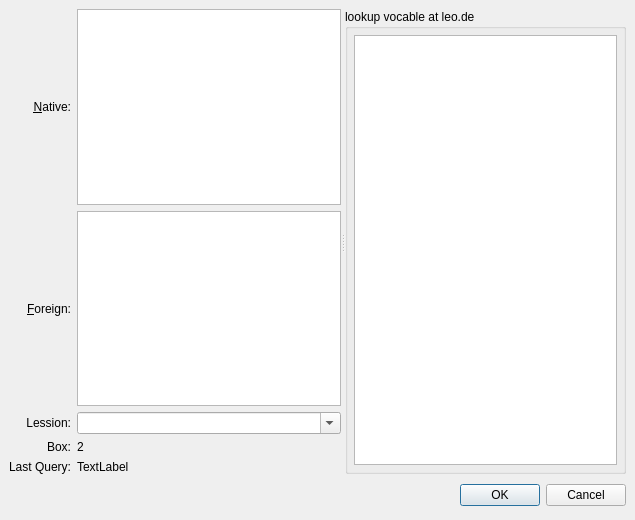
<ui version="4.0" >
 <class>VocableEdit</class>
 <widget class="QDialog" name="VocableEdit" >
  <property name="geometry" >
   <rect>
    <x>0</x>
    <y>0</y>
    <width>635</width>
    <height>520</height>
   </rect>
  </property>
  <property name="windowTitle" >
   <string>VocableEditor</string>
  </property>
  <layout class="QVBoxLayout" >
   <property name="margin" >
    <number>9</number>
   </property>
   <property name="spacing" >
    <number>6</number>
   </property>
   <item>
    <widget class="QSplitter" name="splitter" >
     <property name="orientation" >
      <enum>Qt::Horizontal</enum>
     </property>
     <widget class="QWidget" name="layoutWidget" >
      <layout class="QGridLayout" >
       <property name="margin" >
        <number>0</number>
       </property>
       <property name="spacing" >
        <number>6</number>
       </property>
       <item row="4" column="0" >
        <widget class="QLabel" name="lastQueryLabelLeft" >
         <property name="text" >
          <string>Last Query:</string>
         </property>
         <property name="alignment" >
          <set>Qt::AlignRight|Qt::AlignTrailing|Qt::AlignVCenter</set>
         </property>
        </widget>
       </item>
       <item row="1" column="1" >
        <widget class="VocableEditorTextEdit" name="foreignTextEdit" >
         <property name="tabChangesFocus" >
          <bool>true</bool>
         </property>
         <property name="acceptRichText" >
          <bool>false</bool>
         </property>
        </widget>
       </item>
       <item row="3" column="1" >
        <widget class="QLabel" name="boxLabel" >
         <property name="text" >
          <string>2</string>
         </property>
        </widget>
       </item>
       <item row="3" column="0" >
        <widget class="QLabel" name="boxLabelLeft" >
         <property name="text" >
          <string>Box:</string>
         </property>
         <property name="alignment" >
          <set>Qt::AlignRight|Qt::AlignTrailing|Qt::AlignVCenter</set>
         </property>
        </widget>
       </item>
       <item row="1" column="0" >
        <widget class="QLabel" name="foreignLabel" >
         <property name="text" >
          <string>&amp;Foreign:</string>
         </property>
         <property name="alignment" >
          <set>Qt::AlignRight|Qt::AlignTrailing|Qt::AlignVCenter</set>
         </property>
         <property name="buddy" >
          <cstring>foreignTextEdit</cstring>
         </property>
        </widget>
       </item>
       <item row="0" column="0" >
        <widget class="QLabel" name="nativeLabel" >
         <property name="text" >
          <string>&amp;Native:</string>
         </property>
         <property name="alignment" >
          <set>Qt::AlignRight|Qt::AlignTrailing|Qt::AlignVCenter</set>
         </property>
         <property name="buddy" >
          <cstring>nativeTextEdit</cstring>
         </property>
        </widget>
       </item>
       <item row="0" column="1" >
        <widget class="VocableEditorTextEdit" name="nativeTextEdit" >
         <property name="tabChangesFocus" >
          <bool>true</bool>
         </property>
         <property name="acceptRichText" >
          <bool>false</bool>
         </property>
        </widget>
       </item>
       <item row="4" column="1" >
        <widget class="QLabel" name="lastQueryLabel" >
         <property name="text" >
          <string>TextLabel</string>
         </property>
        </widget>
       </item>
       <item row="2" column="0" >
        <widget class="QLabel" name="label_3" >
         <property name="text" >
          <string>Lession:</string>
         </property>
         <property name="alignment" >
          <set>Qt::AlignRight|Qt::AlignTrailing|Qt::AlignVCenter</set>
         </property>
        </widget>
       </item>
       <item row="2" column="1" >
        <widget class="QComboBox" name="lessionComboBox" >
         <property name="editable" >
          <bool>true</bool>
         </property>
        </widget>
       </item>
      </layout>
     </widget>
     <widget class="QGroupBox" name="translateGroupBox" >
      <property name="title" >
       <string>lookup vocable at leo.de</string>
      </property>
      <layout class="QVBoxLayout" >
       <property name="margin" >
        <number>6</number>
       </property>
       <property name="spacing" >
        <number>6</number>
       </property>
       <item>
        <widget class="QTextEdit" name="translateTextBrowser" >
         <property name="readOnly" >
          <bool>true</bool>
         </property>
        </widget>
       </item>
      </layout>
     </widget>
    </widget>
   </item>
   <item>
    <layout class="QHBoxLayout" >
     <property name="margin" >
      <number>0</number>
     </property>
     <property name="spacing" >
      <number>6</number>
     </property>
     <item>
      <spacer>
       <property name="orientation" >
        <enum>Qt::Horizontal</enum>
       </property>
       <property name="sizeHint" >
        <size>
         <width>131</width>
         <height>31</height>
        </size>
       </property>
      </spacer>
     </item>
     <item>
      <widget class="QPushButton" name="okButton" >
       <property name="text" >
        <string>OK</string>
       </property>
       <property name="default" >
        <bool>true</bool>
       </property>
      </widget>
     </item>
     <item>
      <widget class="QPushButton" name="cancelButton" >
       <property name="text" >
        <string>Cancel</string>
       </property>
      </widget>
     </item>
    </layout>
   </item>
  </layout>
 </widget>
 <customwidgets>
  <customwidget>
   <class>VocableEditorTextEdit</class>
   <extends>QTextEdit</extends>
   <header>VocableEditorTextEdit.h</header>
  </customwidget>
 </customwidgets>
 <tabstops>
  <tabstop>nativeTextEdit</tabstop>
  <tabstop>foreignTextEdit</tabstop>
  <tabstop>lessionComboBox</tabstop>
  <tabstop>translateTextBrowser</tabstop>
  <tabstop>okButton</tabstop>
  <tabstop>cancelButton</tabstop>
 </tabstops>
 <resources/>
 <connections>
  <connection>
   <sender>okButton</sender>
   <signal>clicked()</signal>
   <receiver>VocableEdit</receiver>
   <slot>accept()</slot>
   <hints>
    <hint type="sourcelabel" >
     <x>543</x>
     <y>507</y>
    </hint>
    <hint type="destinationlabel" >
     <x>96</x>
     <y>254</y>
    </hint>
   </hints>
  </connection>
  <connection>
   <sender>cancelButton</sender>
   <signal>clicked()</signal>
   <receiver>VocableEdit</receiver>
   <slot>reject()</slot>
   <hints>
    <hint type="sourcelabel" >
     <x>624</x>
     <y>507</y>
    </hint>
    <hint type="destinationlabel" >
     <x>179</x>
     <y>279</y>
    </hint>
   </hints>
  </connection>
 </connections>
</ui>
